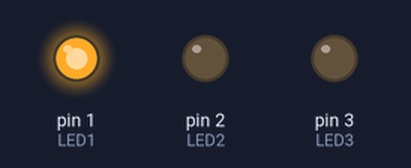
Simulated run of this sketch. Board: Arduino Uno, built with avr-gcc and run on an emulated ATmega328P. On the bench: output pins drawn as LEDs (lit = HIGH).

Above: at 1.0 s.
At 5.0 s:
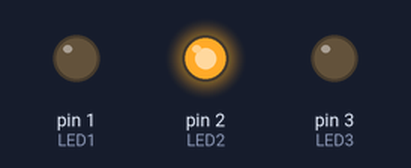
At 9.0 s:
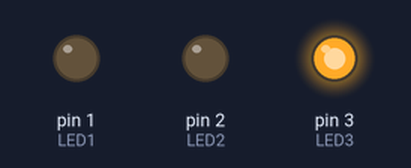
At 11.0 s:
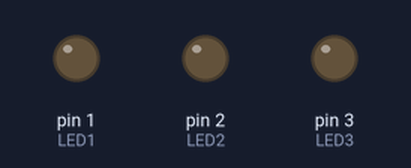
Timing chart, 0 to 15.6 s (numbered marks = the images above):
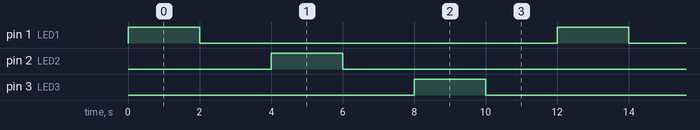

Measured:
- by itself, pin 1 (LED1), pin 2 (LED2), pin 3 (LED3): alternates HIGH for 2.0 s and LOW for 10.0 s
- by itself, everything shown: repeats every 12.0 s, in 6 steps

The sketch:

ACT1_CODE_.ino
```cpp
int LED1=1;
int LED2=2;
int LED3=3;
void setup() {
  pinMode (LED1,OUTPUT);
  pinMode (LED2,OUTPUT);
  pinMode (LED3,OUTPUT);

}

void loop (){
digitalWrite(LED1,HIGH);
delay(2000);
digitalWrite(LED1,LOW);
delay(2000);
digitalWrite(LED2,HIGH);
delay(2000);
digitalWrite(LED2,LOW);
delay(2000);
digitalWrite(LED3,HIGH);
delay(2000);
digitalWrite(LED3,LOW);
delay(2000);
}
```
